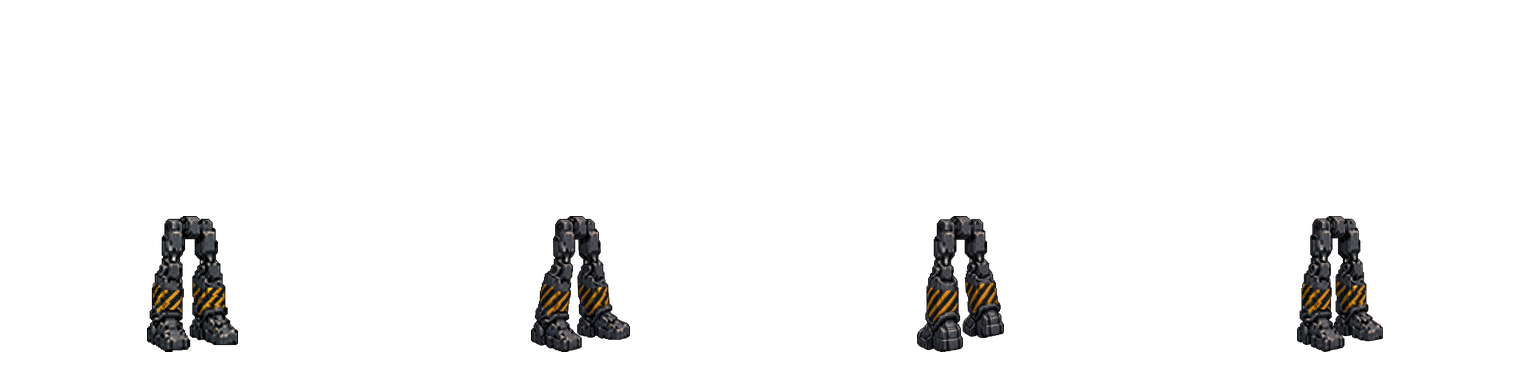
#> input picture backups/last-harvest/20260903T121908Z/game/parts/p002.png, 1536 x 384 px, given in place of p012_hangar.png, which was not available
$ python pack-from-isolate.py
#> lines starting #> are read from the running program, lines starting #| are printed output that depends on the picture; after the words box and inside, x2 and y2 are one past the last pixel; in counts of white or black regions, pixels touching at a corner belong together; pictures that were not available may be replaced by others from this repository, and a replacement may not be noted
### .grok/skills/last-harvest/scripts/occupancy.py
#!/usr/bin/env python3
"""NS-grey family occupancy. Variants clip to these maps. 45A: wrists frozen."""
from __future__ import annotations

import json
from pathlib import Path

import numpy as np
from PIL import Image, ImageFilter

ROOT = Path("/workspace")
OCC = ROOT / "public/game/solace/occupancy"
GOLD = ROOT / "artifacts/lookdev"
CELL = 384
DIRS = ("s", "e", "n", "w")
SLOTS = ("head", "body", "legs", "armL", "armR", "hands", "wrist")
ALLOW_K = {
    "head": 31,
    "body": 11,
    "legs": 29,
    "armL": 23,
    "armR": 23,
    "hands": 11,
    "wrist": 9,
}


def dilate(m: np.ndarray, k: int) -> np.ndarray:
    k = max(1, k if k % 2 else k + 1)
    im = Image.fromarray((m.astype(np.uint8) * 255), "L")
    return np.asarray(im.filter(ImageFilter.MaxFilter(k))) > 80


def save_l(path: Path, m: np.ndarray) -> None:
    path.parent.mkdir(parents=True, exist_ok=True)
    Image.fromarray((m.astype(np.uint8) * 255), "L").save(path)


# [75 lines left out: functions load_m, arm_lr, write_dir, other_exclusive, clip_to_allow, split_lr_occ, not called in this run]


def expand_head_maps() -> None:
    """S37: head allow is the dome, not the visor slit."""
    for stem in (*DIRS, "h"):
        p = OCC / f"{stem}_head_x.png"
        if not p.exists():
            continue
        x = np.asarray(Image.open(p).convert("L")) > 80
        save_l(OCC / f"{stem}_head.png", dilate(x, ALLOW_K["head"]))


# [4 lines left out: function write_index, not called in this run]

### .grok/skills/last-harvest/scripts/pack-from-isolate.py
#!/usr/bin/env python3
"""Pack a variant from isolate-from-isolate jpgs. Same 384 as the source id. No crop."""
from __future__ import annotations

import json
import shutil
import sys
from pathlib import Path

import numpy as np
from PIL import Image, ImageFilter

ROOT = Path("/workspace")
ART = ROOT / "artifacts/imagine_images"
B3 = ROOT / "public/game/parts"
SRC = ROOT / "src/game/solace"
VAULT = ROOT / "backups/last-harvest/hot/latest/public/game/parts"
CELL = 384
SLOT_OF = {"p019": "arms", "p013": "legs", "p011": "body", "p012": "head"}

sys.path.insert(0, str(Path(__file__).resolve().parent))
from occupancy import clip_to_allow, dilate, expand_head_maps, load_m  # noqa: E402

ISO = ROOT / "artifacts/lookdev/isolates"

VARIANTS = {
    "p012": {
        "from": "hangar",
        "no_clip": True,
        "idle": {
            "s": "022b15a2-fc13-4ed2-b4d0-86238a314c97.jpg",
            "e": "cc62a4b2-2a78-43df-a5ec-29bfc9ea55f3.jpg",
            "n": "16921d2c-5095-4fa4-8a16-2ead2cbac555.jpg",
            "w": "0b415dcb-1b10-4720-ac03-53d0720d7670.jpg",
        },
        "hangar": ISO / "p012_hangar.png",
    },
}


def occ_xy(stem: str, slot: str = "head") -> tuple[int, int] | None:
    m = load_m(stem, slot)
    ys, xs = np.where(m)
    if len(xs) < 8:
        return None
    return int(xs.mean()), int(ys.mean())


def visor_width(im: Image.Image) -> int:
    a = np.asarray(im)
    r, g, b, al = a[..., 0].astype(int), a[..., 1].astype(int), a[..., 2].astype(int), a[..., 3]
    visor = (al > 40) & (b > 140) & (g > 70) & (r < 160) & (b > r)
    xs = np.where(visor)[1]
    if len(xs) < 4:
        return 0
    return int(xs.max() - xs.min())


def load_cell(src: str | Path) -> Image.Image:
    p = Path(src)
    if p.suffix.lower() == ".png" and p.exists():
        im = Image.open(p).convert("RGBA")
        if im.size != (CELL, CELL):
            im = im.resize((CELL, CELL), Image.Resampling.LANCZOS)
        return im
    return inplace(str(p.name) if p.suffix == ".jpg" else src)


def qa_head(pid: str, d: str, cell: Image.Image) -> None:
    bb = cell.getbbox()
    h = (bb[3] - bb[1]) if bb else 0
    w = (bb[2] - bb[0]) if bb else 0
    if h < 20 or h > 140:
        raise SystemExit(f"S35 {pid} {d} head h={h} {bb}")
    if w < 36:
        raise SystemExit(f"S37 {pid} {d} head cropped to visor w={w}")
    vw = visor_width(cell)
    if d == "n" and vw > 80:
        print(f"WARN S36 {pid} north visor-like vw={vw}")
    if d == "w" and vw > 80:
        print(f"WARN S36 {pid} {d} visor-like vw={vw}")


def visor_xy(im: Image.Image) -> tuple[int, int] | None:
    a = np.asarray(im)
    r, g, b, al = a[..., 0].astype(int), a[..., 1].astype(int), a[..., 2].astype(int), a[..., 3]
    visor = (al > 40) & (b > 140) & (g > 70) & (r < 160) & (b > r)
    ys, xs = np.where(visor if visor.sum() > 8 else al > 40)
    if len(xs) < 8:
        return None
    return int(xs.mean()), int(ys.mean())


def shift_to(im: Image.Image, src: tuple[int, int] | None, dst: tuple[int, int] | None) -> Image.Image:
    if not src or not dst:
        return im
    out = Image.new("RGBA", (CELL, CELL), (0, 0, 0, 0))
    out.alpha_composite(im, (dst[0] - src[0], dst[1] - src[1]))
    return out


def inplace(jpg: str) -> Image.Image:
    src = Image.open(ART / jpg).convert("RGBA").resize((CELL, CELL), Image.Resampling.LANCZOS)
    a = np.asarray(src).copy()
    r, g, b = a[..., 0].astype(int), a[..., 1].astype(int), a[..., 2].astype(int)
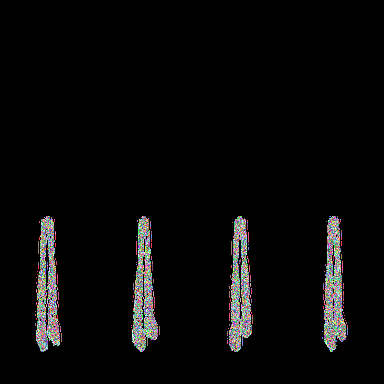
#> r: shape (384, 384) int64; 216 distinct labels, from 0 to 255; one colour per label, 0 black
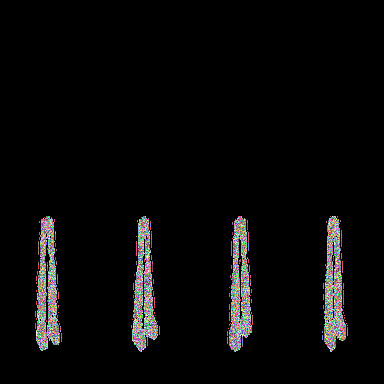
#> g: shape (384, 384) int64; 169 distinct labels, from 0 to 255; one colour per label, 0 black
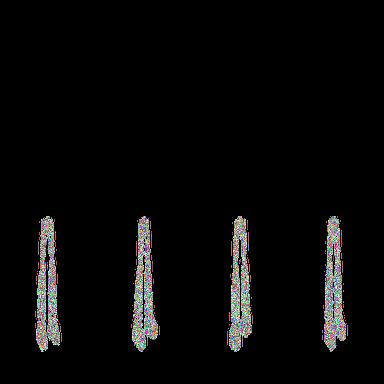
#> b: shape (384, 384) int64; 152 distinct labels, from 0 to 255; one colour per label, 0 black
    mag = (np.abs(r - 255) + np.abs(b - 255) + g) < 160
#> mag: shape (384, 384) bool; every value is 0
    rose = (r > 150) & (g < 90) & (b > 40)
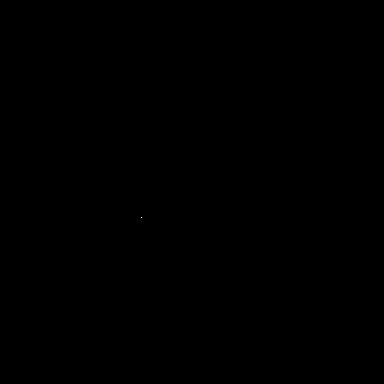
#> rose: shape (384, 384) bool; 0% white in thin lines or dots, all inside (x1, y1, x2, y2) = (141, 217, 142, 218)
    a[..., 3] = np.where(mag | rose, 0, 255)
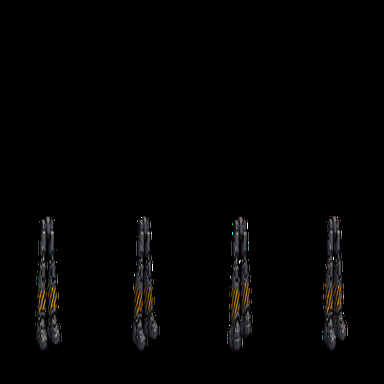
#> a: shape (384, 384, 4); mean R, G, B, A 3.2, 3, 2.8, 255; transparent parts drawn white
    return Image.fromarray(a, "RGBA")


def main() -> None:
    B3.mkdir(parents=True, exist_ok=True)
    expand_head_maps()
    for pid, spec in VARIANTS.items():
        slot = SLOT_OF[pid]
        hang_im = load_cell(spec["hangar"])
        hang_anchor = visor_xy(hang_im) or occ_xy("h", "head")
#> in visor_xy, `visor = (al > 40) & (b > 140) & (g > 70) & (r < 160) & (b > r)`: visor: shape (384, 384) bool; 0% white in thin lines or dots, all inside (x1, y1, x2, y2) = (57, 232, 233, 316)
#> hang_anchor = (191, 191)
        hang_a = np.asarray(hang_im)[..., 3] > 40
        dome = dilate(hang_a, 25)
#> in dilate, `return np.asarray(im.filter(ImageFilter.MaxFilter(k))) > 80`: returned value: shape (384, 384) bool; every value is 1
        cells = {}
        for d, src in spec["idle"].items():
            im = load_cell(src)
#> call 2 of inplace, with jpg = '022b15a2-fc13-4ed2-b4d0-86238a314c97.jpg'
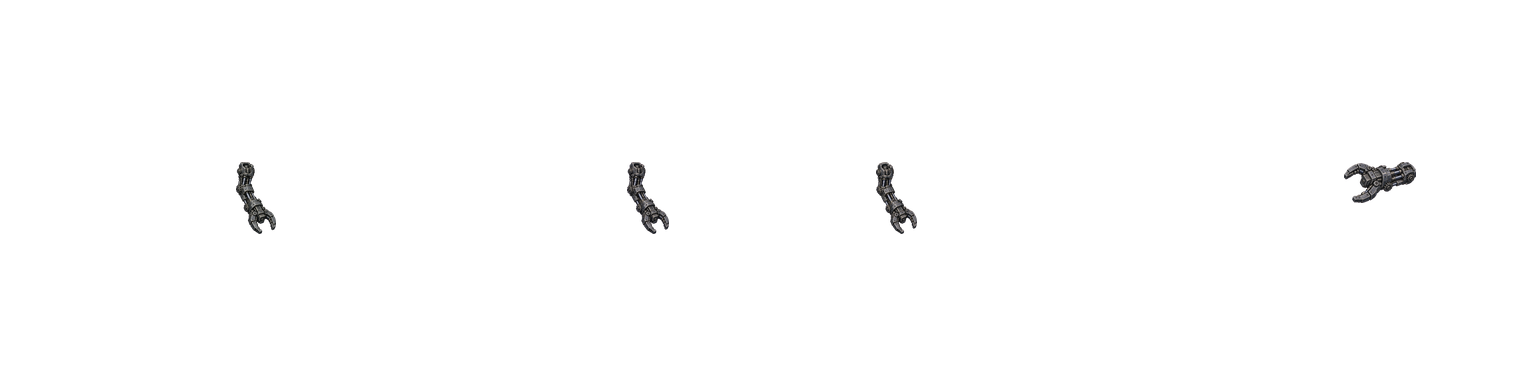
#> input picture backups/last-harvest/20260903T121908Z/game/parts/p005.png, 1536 x 384 px, given in place of 022b15a2-fc13-4ed2-b4d0-86238a314c97.jpg, which was not available
#> in inplace (call 2), `src = Image.open(ART / jpg).convert("RGBA").resize((CELL, CELL), Image..`:
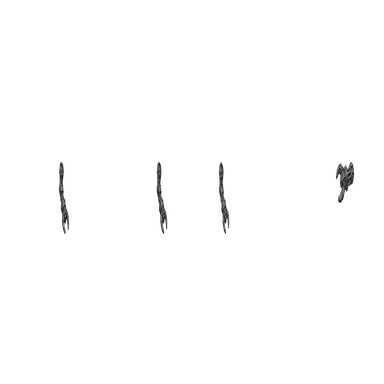
#> src: PIL image 384x384 RGBA; mean R, G, B, A 1, 1, 1, 2.2; transparent parts drawn white
#> in inplace (call 2), `r, g, b = a[..., 0].astype(int), a[..., 1].astype(int), a[..., 2].asty..`: r: shape (384, 384) int64; 149 distinct labels, from 0 to 255
#> in inplace (call 2), `r, g, b = a[..., 0].astype(int), a[..., 1].astype(int), a[..., 2].asty..`: g: shape (384, 384) int64; 149 distinct labels, from 0 to 255
#> in inplace (call 2), `r, g, b = a[..., 0].astype(int), a[..., 1].astype(int), a[..., 2].asty..`: b: shape (384, 384) int64; 144 distinct labels, from 0 to 255
#> in inplace (call 2), `rose = (r > 150) & (g < 90) & (b > 40)`: rose: shape (384, 384) bool; 0% white in thin lines or dots, all inside (x1, y1, x2, y2) = (218, 162, 219, 163)
            seated = shift_to(im, visor_xy(im), hang_anchor)
#> in visor_xy (call 2), `visor = (al > 40) & (b > 140) & (g > 70) & (r < 160) & (b > r)`: visor: shape (384, 384) bool; 0% white in thin lines or dots, all inside (x1, y1, x2, y2) = (69, 168, 355, 223)
#> in shift_to, `out = Image.new("RGBA", (CELL, CELL), (0, 0, 0, 0))`: out: PIL image 384x384 RGBA; every value is 0
            a = np.asarray(seated).copy()
            a[..., 3] = np.where(dome, a[..., 3], 0)
            seated = Image.fromarray(a, "RGBA")
            cells[d] = seated if spec.get("no_clip") else clip_to_allow(seated, d, slot)
        hang = hang_im if spec.get("no_clip") else clip_to_allow(hang_im, "h", slot)
        if slot == "head":
            for d, cell in cells.items():
                qa_head(pid, d, cell)
        order = [("idle", d) for d in ("s", "e", "n", "w")]
        atlas = Image.new("RGBA", (CELL * len(order), CELL), (0, 0, 0, 0))
        frames = []
        for i, (pose, d) in enumerate(order):
            cell = cells[d]
            atlas.paste(cell, (i * CELL, 0))
            frames.append({"pose": pose, "dir": d, "x": i * CELL, "y": 0, "w": CELL, "h": CELL, "origin": {"x": 0, "y": 0}, "flipX": False, "frame": 0})
        atlas.save(B3 / f"{pid}.png")
        meta = {"id": pid, "slot": slot, "image": f"{pid}.png", "frames": frames, "from_isolate": spec["from"], "no_mirror": True}
        (B3 / f"{pid}.json").write_text(json.dumps(meta, indent=2))
        print(pid, {d: cells[d].getbbox() for d in cells})
    atlases = {jf.stem: json.loads(jf.read_text()) for jf in sorted(B3.glob("p*.json"))}
    (SRC / "atlases.ts").write_text("export const ATLASES = " + json.dumps(atlases, indent=2) + " as const;\n")


if __name__ == "__main__":
#> (the run stopped early here; a loop or call above may not have finished)
